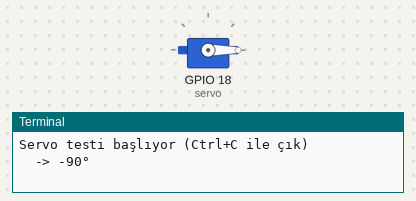
The program below on a simulated Raspberry Pi (BCM pin numbers). On the bench: servo, the last lines printed to the terminal. Servo angles are drawn from the pulse width (0.5 ms = 0°, 2.5 ms = 180°).

Above: at 0.05 s.
At 2.05 s:
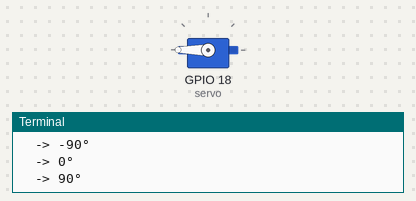
At 4.0 s:
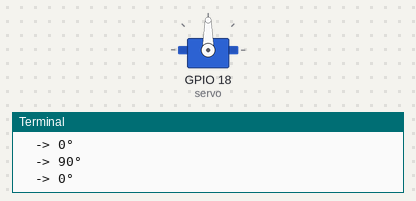
Timing chart, 0 to 5.2 s (numbered marks = the images above):
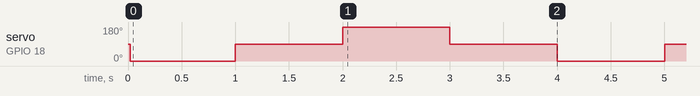

Measured:
- by itself, servo on GPIO 18 (servo): repeats every 4.0 s: 90° 1.0 s, 180° 1.0 s, 90° 1.0 s, 0° 1.0 s

The program:

servo_test.py
```python
"""SG90 servo deneme — GPIO 18 (Pin 12) sinyal, 5V VCC, GND ortak.
Servo: -90° -> 0° -> +90° -> 0° şeklinde gidip geliyor. Ctrl+C ile durdurabilirsin.
"""
import time
from gpiozero import AngularServo
from gpiozero.pins.lgpio import LGPIOFactory

# Pi 5'te lgpio backend en stabili
servo = AngularServo(
    18,
    min_angle=-90,
    max_angle=90,
    min_pulse_width=0.5/1000,   # 0.5 ms
    max_pulse_width=2.5/1000,   # 2.5 ms
    pin_factory=LGPIOFactory(),
)

try:
    print("Servo testi başlıyor (Ctrl+C ile çık)")
    while True:
        for angle in (-90, 0, 90, 0):
            print(f"  -> {angle}°")
            servo.angle = angle
            time.sleep(1.0)
except KeyboardInterrupt:
    print("\nDurduruldu")
finally:
    servo.detach()   # PWM sinyalini kes, servo titremesin
    servo.close()
```
